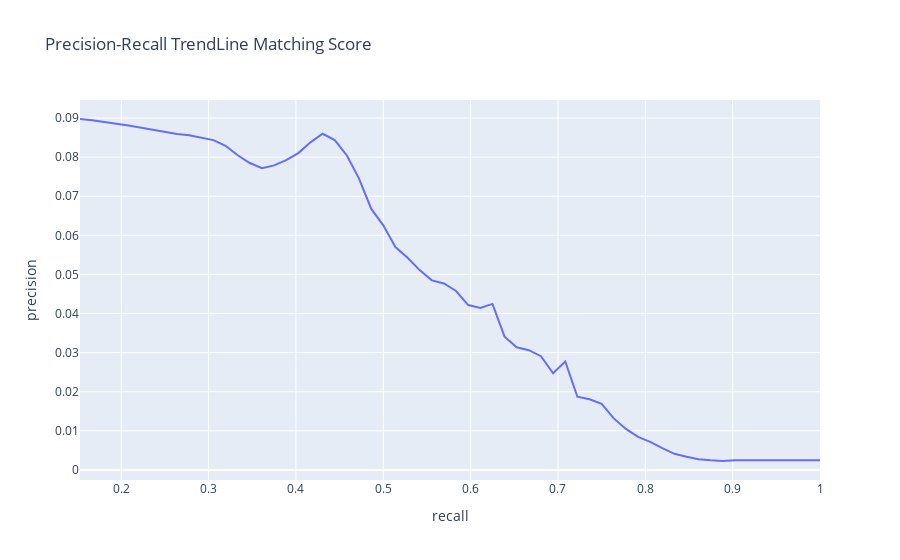

Source (notebook cell):
### Markdown cell above
#  Ranking - Matching Score : 
In this method, we add tf_idf values of the tokens that are in query for every document.

We need to check in every document if these query_tokens exist and if the word exists, then the tf_idf value is added to the matching score of that particular doc_id. 

In the end, we will sort and take the top k documents.

- Preprocess the query and get query_tokens
- Traverse all keys in tf_idf . If match with query_tokens , add to the query_weights dictionary
- Top 10 doc_id

### Code cell
def matching_score(k, query):
    preprocessed_query = preprocess(query)
    query_tokens = word_tokenize(str(preprocessed_query))

    print("Matching Score")
    print("")
    print("\nQuery:", query)
    print("Tokens:", len(query_tokens))
    # print(query_tokens)
    # print("")
    
    query_weights = {}

    for key in tf_idf:
        
        if key[1] in query_tokens:
            try:
                query_weights[key[0]] += tf_idf[key]
            except:
                query_weights[key[0]] = tf_idf[key]
    
    query_weights = sorted(query_weights.items(), key=lambda x: x[1], reverse=True)

    # print("")
    top = []
    all_top=[]

    # Top 10 doc_id
    for i in query_weights[:10]:
        top.append(i[0])

    # All doc_id in ranked order
    for i in query_weights:
        all_top.append(i[0])

    # Doc_id with Score
    queri_weights = {}
    count=0
    for i in query_weights[:10]:
        queri_weights[i[0]]=query_weights[count][1]
        count+=1
    # print(queri_weights)
    
    # print("")

    # print(top)
    
    # Showing top retrieved docs with extra info
    for i in top:
        print(i, dataset[i][0],"| Matching Score ",round(queri_weights.get(i),2))
    

# Precision Recall Calculation using ROUGE
    precision=[]
    recall=[]
    for i in all_top:
        precision.append(rouge_scoring(get_doc(i),query,score='Precision'))
        recall.append(rouge_scoring(get_doc(i),query,score='Recall'))
    # print("Precision",precision)
    # print("Recall",recall)


    # print("Average Precision",mean(precision))
    # print("Average Recall",mean(recall))

    plot_pr(recall,precision,"Matching Score")
    
    

    
matching_score(10, "One day, he noticed that one of the peacocks had dropped a feather. When the sun went down, the crow picked it up and hid it away. For days on end, he watched the peacocks and found another feather. When he had four, he could wait no longer: he stuck the peacock feathers onto his own tail, using pine resin, and started to parade up and down for his friends to admire.")

### Figure 1 — Plotly figure (JSON) as saved in the notebook; plotly's stock layout.template omitted (floating-point values rounded to 4 significant figures; data arrays with more than 128 entries replaced by an {"elided": "..."} marker saying what was removed)
{"data": [{"hovertemplate": "<b>LOWESS trendline</b><br><br>recall=%{x}<br>precision=%{y} <b>(trend)</b><extra></extra>", "legendgroup": "", "marker": {"color": "#636efa", "symbol": "circle"}, "mode": "lines", "name": "", "showlegend": false, "type": "scatter", "x": {"elided": "463 float values"}, "xaxis": "x", "y": {"elided": "463 float values"}, "yaxis": "y"}], "layout": {"legend": {"tracegroupgap": 0}, "title": {"text": "Precision-Recall TrendLine Matching Score"}, "xaxis": {"anchor": "y", "domain": [0, 1], "title": {"text": "recall"}}, "yaxis": {"anchor": "x", "domain": [0, 1], "title": {"text": "precision"}}}}
